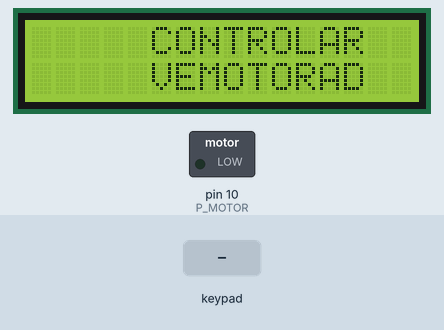
Recording of a sketch running on a simulated Arduino Uno, built with avr-gcc and run on an emulated ATmega328P. On the bench: 16×2 character LCD, switched loads named in the sketch (green lamp = pin HIGH). The inputs (shaded band) are chosen by the test bench.

Above: at 0.7 s.
1.3 s: keypad keys 1 2 pressed 0.4 s apart
At 2.07 s:
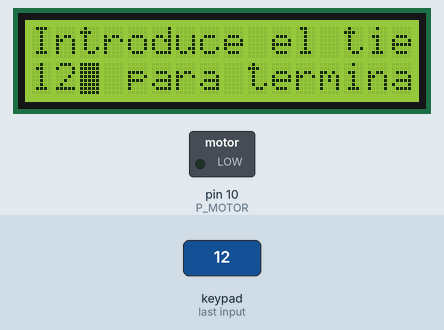
4.2 s: key '=' pressed
At 4.56 s:
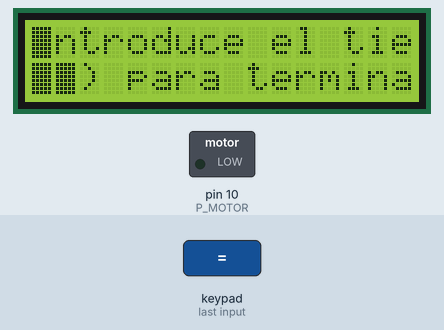
6.2 s: keypad keys 1 2 * pressed 0.4 s apart
At 6.4 s:
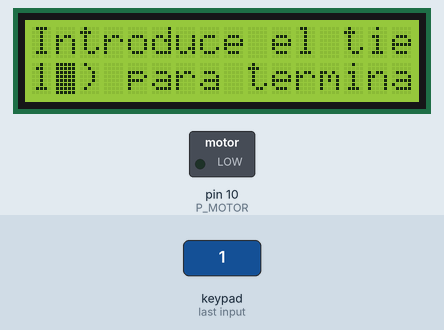
Timing chart, 0 to 34.6 s (numbered marks = the images above; inputs shaded):
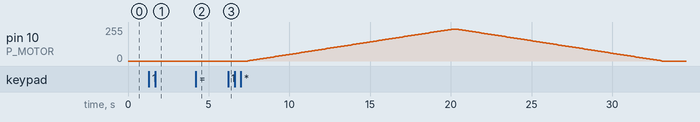

The sketch:

1_MotorDC.ino
```cpp
// 1_MotorDC

// Teclado 4x4
#include <Keypad.h>
#include <LiquidCrystal_I2C.h>

// Base de transistor para motor en D10
#define P_MOTOR 10

// Estados del motor, acelera 1, uniforme 2 y mantiene 3
enum Estado {
  ACELERA = 1,
  UNIFORME,
  DESACELERA
};

// Para LCD
const byte lcdrows = 4;
const byte lcdcols = 20;

// Para teclado (pines 2 - 9)
const byte nrows = 4;
const byte ncols = 4;
const byte rows[nrows] = {2, 3, 4, 5};
const byte cols[ncols] = {6, 7, 8, 9};
char keys[nrows][ncols] =
{ {'1', '2', '3', 'C'},
  {'4', '5', '6', '+'},
  {'7', '8', '9', '-'},
  {'*', '0', '/', '='}};

// Objeto Keypad
Keypad kbd = Keypad(makeKeymap(keys), rows, cols, nrows, ncols);

// set the LCD address to 0x27 for a 16 chars and 2 line display
LiquidCrystal_I2C lcd(0x27, lcdrows, lcdcols);

void animacion(void);
void mensajeInicio(void);
byte pedirTiempo(const byte nTiempo);
void acelerarMotor(byte tiempo);
void mantenerMotor(byte tiempo);
void desaceleMotor(byte tiempo);
void imprimirEstado(byte, byte);

void setup() {

  // Incio LCD
  lcd.init();
  // Luz de fondo LCD
  lcd.backlight();
  // No mostrar cursor
  lcd.noCursor();

}

// Para selección de cada tecla
char k;
// Tiempos de motor (en decimas de segundos)
byte t_acelera, t_uniforme, t_desacelera;

void loop() {


  // Inicio con animacion
  lcd.noBlink();
  animacion();
  mensajeInicio();
  delay(500);
  animacion();
  lcd.blink();

  // Pido tiempos
  t_acelera = pedirTiempo(ACELERA);
  t_uniforme = pedirTiempo(UNIFORME);
  t_desacelera = pedirTiempo(DESACELERA);

  lcd.print("1: ");
  lcd.print(t_acelera);
  lcd.print(" 2: ");
  lcd.print(t_uniforme);
  lcd.print(" 3: ");
  lcd.print(t_desacelera);

  lcd.noBlink();
  acelerarMotor(t_acelera);
  mantenerMotor(t_uniforme);
  desaceleMotor(t_desacelera);
  // Delay
  delay(777);

}

// Animación de transición izq a derecha y clear
void animacion(void){

  for(byte i = 0; i < lcdcols; ++i){
    for(byte j = 0; j < lcdrows; ++j) {
      lcd.setCursor(i, j);
      lcd.print((char)0xFF);
    }
    delay(7);
  }
  for(byte i = 0; i < lcdcols; ++i){
    for(byte j = 0; j < lcdrows; ++j) {
      lcd.setCursor(i, j);
      lcd.print(" ");
    }
    delay(6);
  }
  lcd.clear();
}

void mensajeInicio(void) {

  lcd.setCursor(5, 0);
  lcd.print("CONTROLAR");
  lcd.setCursor(5, 1);
  lcd.print("VELOCIDAD");
  lcd.setCursor(8, 2);
  lcd.print("DE");
  lcd.setCursor(7, 3);
  lcd.print("MOTOR");
}

// Pide tiempo de aceleración número (nTiempo)
byte pedirTiempo(const byte nTiempo) {

  lcd.print("Introduce el tiempo");
  lcd.setCursor(0, 1);
  lcd.print("de ");

  if(nTiempo == ACELERA)
    lcd.print("aceleracion:");
  else if(nTiempo == UNIFORME)
    lcd.print("uniformidad:");
  else
    lcd.print("desaceleracion:");

  lcd.setCursor(0, 2);
  lcd.print("(=) para terminar");
  lcd.setCursor(0, 3);

  byte tiempo = 0;

  for(byte i = 0; i < 2; ++i) {

    // Hasta tecla presionada
    while( (k = kbd.getKey()) == '\0' );

    if('0' <= k && k <= '9') {

      // Para sumar unidades
      tiempo *= 10;
      // Convierte k a decimal y suma como unidad
      tiempo += k - '0';

      // Imprime tecla
      lcd.print(k);

    } else if('=' == k){
      // Rompe ciclo (intro)
      break;

    } else {
      // Opción inválida
      --i;
    }

  }
  delay(200);
  animacion();
  return tiempo;
}

/*
  Imprime porcentaje de carga al motor por PWM y el tiempo indicado
  Si porcentaje y tiempo es cero, deja espacio en blanco
*/
void imprimirEstado(byte porcentaje, byte tiempo){

    if(porcentaje ==0 && tiempo==0){
      lcd.setCursor(0, 1);
      // El nivel de porcentaje se imprime a partir de setCursor(7, 1);
      lcd.print("Nivel:     %");
      lcd.setCursor(0, 2);
      // El porcentaje se imprime a partir de setCursor(8, 2);
      lcd.print("Tiempo:    s");
    }else{
      // Imprime porcentaje
      lcd.setCursor(7, 1);
      lcd.print(porcentaje);
      lcd.print(" ");
      // Imprime Tiempo
      lcd.setCursor(8, 2);
      lcd.print(tiempo);
      lcd.print(" ");
    }
}

void acelerarMotor(byte tiempo){
  // Verifica que tiempo mayor a cero

  if(tiempo > 0){

    lcd.clear();
    lcd.print("Acelerando...");
    imprimirEstado(0, 0);

    // El factor de aceleracion para aumentar velocidad cada ciclo
    // De segundos a decimas de segundo:
    tiempo *= 10;
    byte factor = 255 / tiempo;

    // Multiplica por 10 pues, hará retardos de 100ms por cada ciclo
    for(byte i = 1; i <= tiempo; ++i){

      // Escribe en pin a transistor
      analogWrite(P_MOTOR, i * factor);
      delay(100);
      imprimirEstado(i * 100 / tiempo, (i/10));
    }
  }
}
  // Mantener tiempo segundos
void mantenerMotor(byte tiempo) {
  if(tiempo > 0){
    lcd.setCursor(0, 0);
    lcd.print("Manteniendo...");
    imprimirEstado(100, 0);

    analogWrite(P_MOTOR, 255);

    for(int i = 1; i <= tiempo; ++i){
      imprimirEstado(100, i);
      delay(1000);
    }
  }
}
void desaceleMotor(byte tiempo){
  // Verifica que tiempo mayor a cero
  if(tiempo > 0){

    lcd.setCursor(0, 0);
    lcd.print("Desacelerando...");
    imprimirEstado(0, 0);

    // El factor de aceleracion para aumentar velocidad cada ciclo
    // De segundos a decimas de segundo:
    tiempo *= 10;
    byte factor = 255 / tiempo;

    // Multiplica por 10 pues, hará retardos de 100ms por cada ciclo
    for(byte i = tiempo; i > 0; --i){

      // Escribe en pin a transistor
      analogWrite(P_MOTOR, i * factor);
      delay(100);
      imprimirEstado(i * 100 / tiempo, ((tiempo - i + 1) / 10));
    }
  }
  analogWrite(P_MOTOR, 0);
}
```

Measured:
- after the input at 1.3 s, the display: first differs from a run without the input after 0.45 s (image 1 shows a later state)
- after the input at 4.2 s, the display: changes after 0.21 s (image 2)
- after the input at 6.2 s, pin 10 (P_MOTOR): rises from 0/255 to 240/255 in 12.7 s, then falls to 0/255 in 12.9 s; the display: changes at once (image 3)
- what the display in image 0 shows lasts 0.6 s, from 0.6 s to 1.2 s
